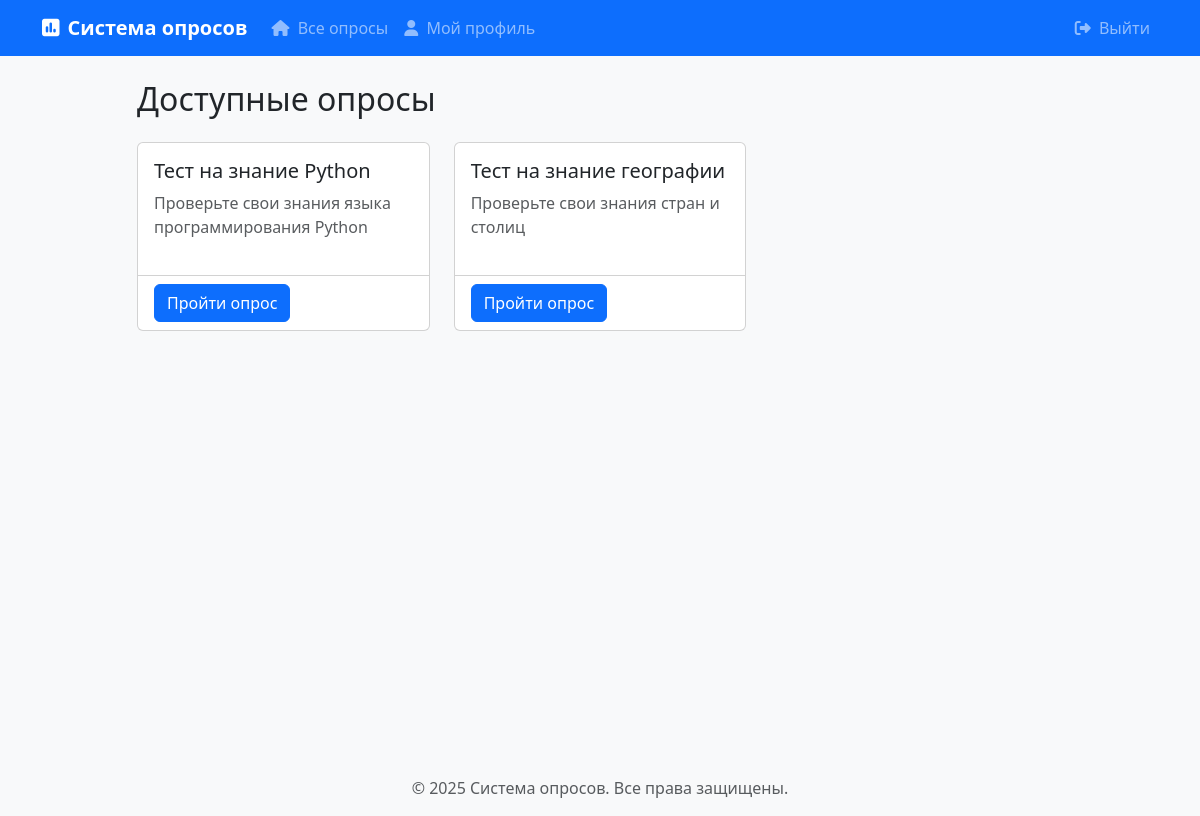
The app's page / (signed in) with its own data.
### polls/models.py (models this page shows, shortened)
class Survey(models.Model):
    title = models.CharField(max_length=200)
    description = models.TextField(blank=True)
    start_date = models.DateTimeField(auto_now_add=True)
    end_date = models.DateTimeField(null=True, blank=True)
    is_active = models.BooleanField(default=True)

### polls/views.py (the view, shortened to what this page needs)
# urls.py: path('', HomeView.as_view(), name='home'),
class HomeView(View):
    template_name = 'polls/home.html'
    def get(self, request):
        if request.user.is_authenticated:
            active_surveys = Survey.objects.filter(is_active=True)
            return render(request, self.template_name, {'active_surveys': active_surveys})

### polls/templates/polls/home.html (shortened to what this page needs)
{% extends "polls/base.html" %}
{% block content %}
    <div class="row justify-content-center">
        {% if user.is_authenticated %}
            <div class="col-md-10">
                <h2 class="mb-4">Доступные опросы</h2>
                {% if active_surveys %}
                    <div class="row">
                        {% for survey in active_surveys %}
                            <div class="col-md-4 mb-4">
                                <div class="card survey-card h-100">
                                    <div class="card-body">
                                        <h5 class="card-title">{{ survey.title }}</h5>
                                        <p class="card-text text-muted">
                                            {{ survey.description|truncatechars:100 }}
                                        </p>
                                    </div>
                                    <div class="card-footer bg-transparent">
                                        <a href=" {% url 'survey_detail' survey.id %}" class="btn btn-primary">
                                            Пройти опрос
                                        </a>
                                    </div>
                                </div>
                            </div>
                        {% endfor %}
                    </div>
                {% else %}
                    <div class="alert alert-info">
                        В данный момент нет активных опросов.
                    </div>
                {% endif %}
            </div>
        {% endif %}
    </div>
{% endblock %}

### polls/templates/polls/base.html (style rules this page uses)
body { padding-top: 56px; background-color: #f8f9fa; }
.survey-card { transition: transform 0.3s; margin-bottom: 20px; }

### records on screen
Survey: title "Тест на знание Python", description "Проверьте свои знания языка программирования Python"
Survey: title "Тест на знание географии", description "Проверьте свои знания стран и столиц"
